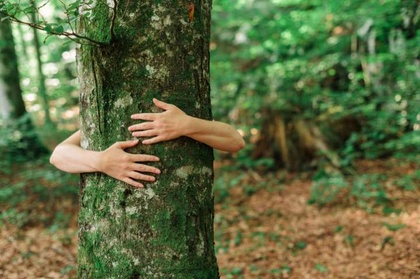
%> input picture 2A/S8/TAV/donnees_TP5/Images/arbre.jpg, 420 x 279 px, shrunk from 720 x 479 before the run
$ octave exercice_3.m   (GNU Octave 9; MATLAB toolbox functions it lacks are replaced by stand-ins)
%> lines starting %> are read from the running program, lines starting %| are printed output that depends on the picture; in (x1, y1, x2, y2) boxes, pixels count from 0 and x2, y2 are one past the last pixel; in counts of white or black regions, pixels touching at a corner belong together; the program's own positions count from 1
%--------------------------------------------------------------------------
% ENSEEIHT - 2SN MM - Traitement des donnees audio-visuelles
% TP5 - Restauration d'images
% exercice_3 : inpainting par rapie�age (domaine D connu)
%--------------------------------------------------------------------------

clear
close all
clc

% Mise en place de la figure pour affichage :
taille_ecran = get(0,'ScreenSize');
L = taille_ecran(3);
H = taille_ecran(4);
figure('Name','Inpainting par rapiecage',...
	'Position',[0.06*L,0.1*H,0.9*L,0.75*H])

% Lecture de l'image :
u_0 = double(imread('Images/arbre.jpg'));
[nb_lignes,nb_colonnes,nb_canaux] = size(u_0);
%> nb_lignes = 279; nb_colonnes = 420; nb_canaux = 3
u_max = max(u_0(:));
%> u_max = 255

% Affichage de l'image :
subplot(1,2,1)
	imagesc(max(0,min(1,u_0/u_max)),[0 1])
	axis image off
	title('Image originale','FontSize',20)
	if nb_canaux == 1
		colormap gray
	end

% Lecture du domaine a restaurer :
D = imread('Images/masque_randonneur.png') > 0;
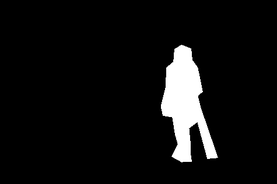
%> input picture 2A/S8/TAV/donnees_TP5/Images/masque_randonneur.png, 277 x 184 px, shrunk from 475 x 316 before the run
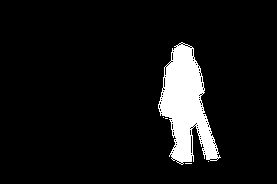
%> D: size 184x277 logical; 7.9% white; 5 white regions (4 under 20 px), largest, box (x1, y1, x2, y2) and area: (158, 42, 221, 165) 4016

% Affichage de l'image resultat :
u_k = u_0;
for c = 1:nb_canaux
%> (the run ends here)
